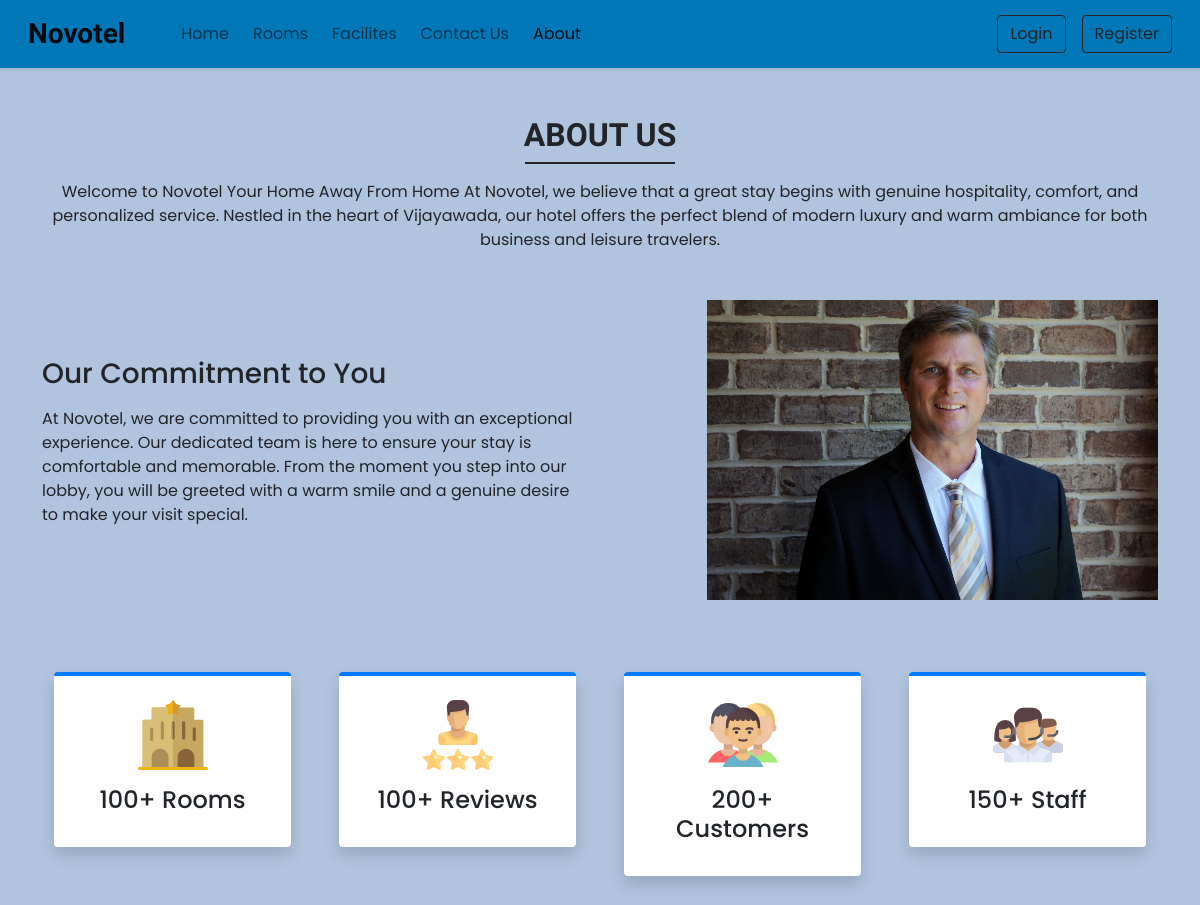
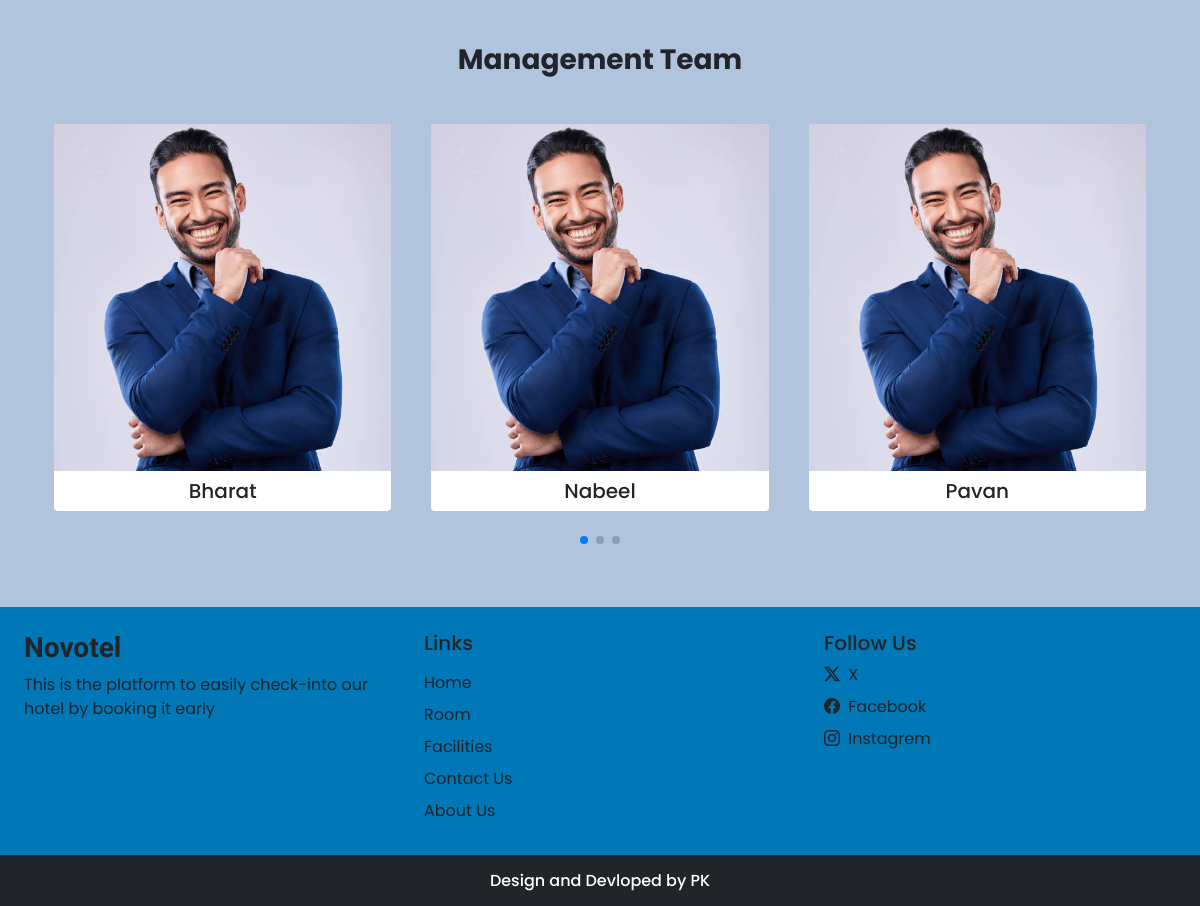
Page /about.php on the committed database (2 pictures, top to bottom).
### tables this page shows
CREATE TABLE `admin_settings` (
  `sl_no` int(11) NOT NULL,
  `site_title` varchar(50) NOT NULL,
  `site_about` varchar(250) NOT NULL,
  `shutdown` tinyint(1) NOT NULL
);

CREATE TABLE `management_team_details` (
  `sl_no` int(11) NOT NULL,
  `name` varchar(50) NOT NULL,
  `picture` varchar(200) NOT NULL
);

### admin/admin_components/db_config.php (called while the page is built, shortened)
<?php
function selectAll($table) {
    $con = $GLOBALS['con'];
    $res = mysqli_query($con,"SELECT * FROM $table");
    return $res;
}
function select($sql,$values,$datatypes){
    $con = $GLOBALS['con'];
    if($stmt = mysqli_prepare($con,$sql)) {
        mysqli_stmt_bind_param($stmt,$datatypes,...$values);
        if(mysqli_stmt_execute($stmt)) {
            $res = mysqli_stmt_get_result($stmt);
            return $res;
        }
        else{
            mysqli_stmt_close($stmt);
            die("Select - Query cannot be executed");
        }
    }
    else {
        die("Select - Query cannot be prepared");
    }
}
?>

### about.php (the view, shortened to what this page needs)
<!DOCTYPE html>
<html lang="en">
<head>
    <link rel="stylesheet" href="https://cdn.jsdelivr.net/npm/swiper@11/swiper-bundle.min.css">
    <?php require('user_components/link.php'); ?>
</head>
<body class="bg-light">
<?php require('user_components/header.php'); ?>
<div class="my-5 px-4">
  <h2 class="fw-bold h-font text-center"> ABOUT US</h2>
  <div class="h-line bg-dark"></div>
  <p class="text-center mt-3">
    Welcome to Novotel Your Home Away From Home
At Novotel, we believe that a great stay begins with genuine hospitality, comfort, and personalized service. Nestled in the heart of Vijayawada, our hotel offers the perfect blend of modern luxury and warm ambiance for both business and leisure travelers.
  </p>
</div>
<div class="container">
  <div class="row justify-content-between align-items-center">
    <div class="col-lg-6 col-md-5 mb-4 order-lg-1 order-md-1 order-2">
        <h3 class="mb-3">Our Commitment to You</h3>
        <p>
             At Novotel, we are committed to providing you with an exceptional experience. Our dedicated team is here to ensure your stay is comfortable and memorable. From the moment you step into our lobby, you will be greeted with a warm smile and a genuine desire to make your visit special.
        </p>
    </div>
    <div class="col-lg-5 col-md-5 mb-4 order-lg-2 order-md-2 order-1">
         <img src="images/about/about.jpg" class="w-100">
    </div>
  </div>
</div>
<div class="container mt-5">
    <div class="row">
        <div class="col-lg-3 col-md-6 mb-4 px-4">
           <div class="bg-white rounded shadow p-4 border-top border-4 text-center box">
                <img src="images/about/hotel.svg" width="70px">
                <h4 class="mt-3">100+ Rooms</h4>
           </div>
        </div>
         <div class="col-lg-3 col-md-6 mb-4 px-4">
           <div class="bg-white rounded shadow p-4 border-top border-4 text-center box">
                <img src="images/about/rating.svg" width="70px">
                <h4 class="mt-3">100+ Reviews</h4>
           </div>
        </div>
         <div class="col-lg-3 col-md-6 mb-4 px-4">
           <div class="bg-white rounded shadow p-4 border-top border-4 text-center box">
                <img src="images/about/customers.svg" width="70px">
                <h4 class="mt-3">200+ Customers</h4>
           </div>
        </div>
         <div class="col-lg-3 col-md-6 mb-4 px-4">
           <div class="bg-white rounded shadow p-4 border-top border-4 text-center box">
                <img src="images/about/staff.svg" width="70px">
                <h4 class="mt-3">150+ Staff</h4>
           </div>
        </div>
    </div>
</div>
<h3 class="my-5 fw-bold h-front text-center">Management Team</h3>
<div class="container px-4">
     <div class="swiper mySwiper">
    <div class="swiper-wrapper mb-5">
      <?php
        $about_r = selectAll('management_team_details');
        $path = ABOUT_IMG_PATH;
        while($row = mysqli_fetch_assoc($about_r)) {
          echo<<<data
            <div class="swiper-slide bg-white text-center overflow-hidden rounded">
              <img src="$path$row[picture]" class="w-100">
              <h5 class="mt-2">$row[name]</h5>
            </div>
          data;
        }
      ?>
    </div>
    <div class="swiper-pagination"></div>
  </div>
</div>
<?php require('user_components/footer.php'); ?>
</body>
</html>

### user_components/link.php (shortened to what this page needs)
<link rel="stylesheet" href="https://cdn.jsdelivr.net/npm/bootstrap-icons@1.13.1/font/bootstrap-icons.min.css">
<link href="https://cdn.jsdelivr.net/npm/bootstrap@5.0.2/dist/css/bootstrap.min.css" rel="stylesheet">
<link rel="stylesheet" href="user_css/common.css">
<?php
  require('admin/admin_components/db_config.php');
  $contact_sql = "SELECT * FROM `admin_contact_details` WHERE `sl_no`=?";
  $settings_sql = "SELECT * FROM `admin_settings` WHERE `sl_no`=?";
  $values = [1];
  $contact_r =  mysqli_fetch_assoc(select($contact_sql,$values,'i'));
  $settings_r =  mysqli_fetch_assoc(select($settings_sql,$values,'i'));
?>

### user_components/header.php (shortened to what this page needs)
<nav id="nav-bar" class="navbar navbar-expand-lg navbar-light bg-white px-lg-3 py-lg-2 shadow-sm sticky-top bgcolor-nav ">
  <div class="container-fluid">
    <a class="navbar-brand me-5 fw-bold fs-3 h-font" href="index.php"><?php echo $settings_r['site_title'] ?></a>
    <div class="collapse navbar-collapse" id="navbarSupportedContent">
      <ul class="navbar-nav me-auto mb-2 mb-lg-0">
        <li class="nav-item">
          <a class="nav-link me-2" href="index.php">Home</a>
        </li>
        <li class="nav-item">
          <a class="nav-link me-2" href="room.php">Rooms</a>
        </li>
        <li class="nav-item">
          <a class="nav-link me-2" href="facilities.php">Facilites</a>
        </li>
        <li class="nav-item">
          <a class="nav-link me-2" href="contact.php">Contact Us</a>
        </li>
        <li class="nav-item">
          <a class="nav-link " href="about.php">About</a>
        </li>
      </ul>
      <div class="d-flex">
        <?php
        if(isset($_SESSION['user_login']) && $_SESSION['user_login'] == true) {
          $path = USERS_IMG_PATH;
          echo <<< data
          <div class="btn-group">
            <button type="button" class="btn btn-outline-dark shadow-none dropdown-toggle" data-bs-toggle="dropdown" data-bs-display="static" aria-expanded="false">
              <img src="$path$_SESSION[U_Pic]" style="width: 25px; height: 25px;" class ="me-1 rounded-circle">
              $_SESSION[U_Name]
            </button>
            <ul class="dropdown-menu dropdown-menu-lg-end">
              <li><a class="dropdown-item" href="profile.php">Profile</a></li>
              <li><a class="dropdown-item" href="bookings.php">Bookings</a></li>
              <li><a class="dropdown-item" href="logout.php">Logout</a></li>
            </ul>
          </div>
          data;
        }
        else {
          echo <<< data
          <button type="button" class="btn btn-outline-dark shadow-none me-lg-3 me-2" data-bs-toggle="modal" data-bs-target="#loginModal">
                  Login
          </button>
          <button type="button" class="btn btn-outline-dark shadow-none " data-bs-toggle="modal" data-bs-target="#registerModal">
                  Register
          </button>
          data;
        }
        ?>
      </div>
    </div>
  </div>
</nav>

### user_components/footer.php (shortened to what this page needs)
<link rel="stylesheet" href="user_css/common.css">
<div class="container-fluid bg-white mt-5 bgcolor-nav">
    <div class="row">
        <div class="col-lg-4 p-4">
         <h3 class="h-font fw-bold fs-3 mb-2"><?php echo $settings_r['site_title'] ?></h3>
         <p>
          <?php echo $settings_r['site_about'] ?>
          </p>
        </div>
        <div class="col-lg-4 p-4">
          <h5 class=mb-3>Links </h5>
          <a href="index.php" class="d-inline-block mb-2 text-dark text-decoration-none">Home</a><br>
          <a href="room.php" class="d-inline-block mb-2 text-dark text-decoration-none">Room</a><br>
          <a href="facilities.php" class="d-inline-block mb-2 text-dark text-decoration-none">Facilities</a><br>
          <a href="contact.php" class="d-inline-block mb-2 text-dark text-decoration-none">Contact Us</a><br>
          <a href="about.php" class="d-inline-block mb-2 text-dark text-decoration-none">About Us</a>
        </div>
        <div class="col-lg-4 p-4">
           <h5>Follow Us</h5>
           <?php
            if($contact_r['cd_tw']!=''){
              echo<<<data
              <a href="$contact_r[cd_tw]" class="d-inline-block text-dark text-decoration-none mb-2"><i class="bi bi-twitter-x me-1"></i> X </a><br>
              data;
            }
           ?>
           <a href="<?php echo $contact_r['cd_fb'] ?>" class="d-inline-block text-dark text-decoration-none mb-2"><i class="bi bi-facebook me-1"></i> Facebook</a><br>
           <a href="<?php echo $contact_r['cd_insta'] ?>" class="d-inline-block text-dark text-decoration-none "><i class="bi bi-instagram me-1"></i> Instagrem</a>
        </div>
    </div>
</div>
<h6 class="text-center bg-dark text-white p-3 m-0"> Design and Devloped by PK</h6>

### user_css/common.css (style rules this page uses)
:root { --teal: #007BFF; --teal_hover:#279e8c; }
* { font-family: 'Poppins', sans-serif; }
.h-font { font-family: 'Merienda', cursive; }
.h-line { width:150px; margin:0 auto; height:1.7px; }
.bg-light { background-color: #B0C4DE !important; }
.bgcolor-nav { background-color: #0077B6 !important; }

### about.php (style rules this page uses)
.box { border-top-color:var(--teal) !important; }

### rows in the picture
admin_settings: site_title "Novotel", site_about "This is the platform to easily check-into our hotel by booking it early"
management_team_details: picture (picture), name "Bharat"
management_team_details: picture (picture), name "Nabeel"
management_team_details: picture (picture), name "Pavan"
